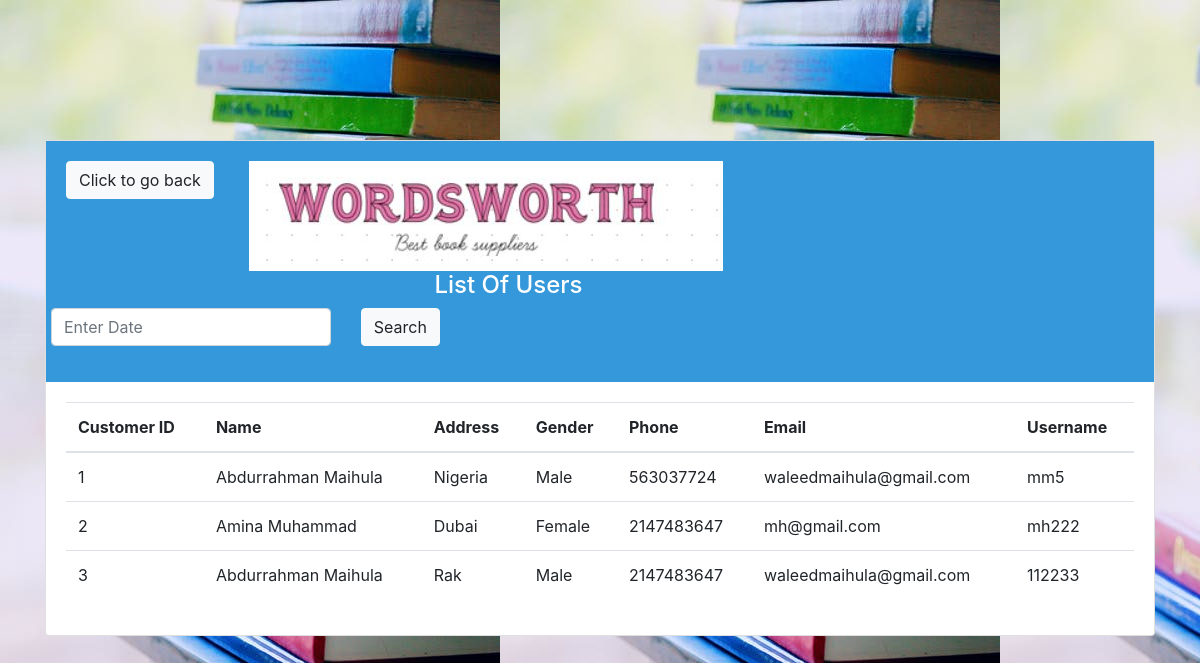
The app's page /AdminWW/php/viewusers.php with its own data.
### tables this page shows
CREATE TABLE `users` (
  `id` int(11) NOT NULL,
  `name` varchar(255) NOT NULL,
  `address` varchar(255) NOT NULL,
  `gender` varchar(255) NOT NULL,
  `phone_number` int(11) NOT NULL,
  `email` varchar(255) NOT NULL,
  `username` varchar(255) NOT NULL,
  `password` varchar(255) NOT NULL
);

### AdminWW/php/suppliers_process.php (the view, shortened to what this page needs)
<?php
function view_users(){
  require('cons.php');
     $sql = "SELECT * FROM users";
     $result = mysqli_query($conn, $sql);
     if(mysqli_num_rows($result) > 0){
     while ($row=mysqli_fetch_array($result)) {
       $id =  $row['id'];
       $name = $row['name'];
       $address = $row['address'];
       $gender = $row['gender'];
       $phone = $row['phone_number'];
       $email =  $row['email'];
       $username =  $row['username'];
       echo "<tr>
      <td>$id</td>
      <td>$name</td>
      <td>$address</td>
      <td>$gender</td>
      <td>$phone</td>
      <td>$email</td>
      <td>$username</td>
    </tr>";
     }
}else{
      echo "<script>alert('The record cant be found')</script>";
      echo "<script>window.open('adminpanel.php', '_self')</script>";
    }
  }
?>

### records on screen
users: id "1", name "Abdurrahman Maihula", address "Nigeria", gender "Male", phone_number "563037724", email "waleedmaihula@gmail.com", username "mm5"
users: id "2", name "Amina Muhammad", address "Dubai", gender "Female", phone_number "2147483647", email "mh@gmail.com", username "mh222"
users: id "3", name "Abdurrahman Maihula", address "Rak", gender "Male", phone_number "2147483647", email "waleedmaihula@gmail.com", username "112233"
